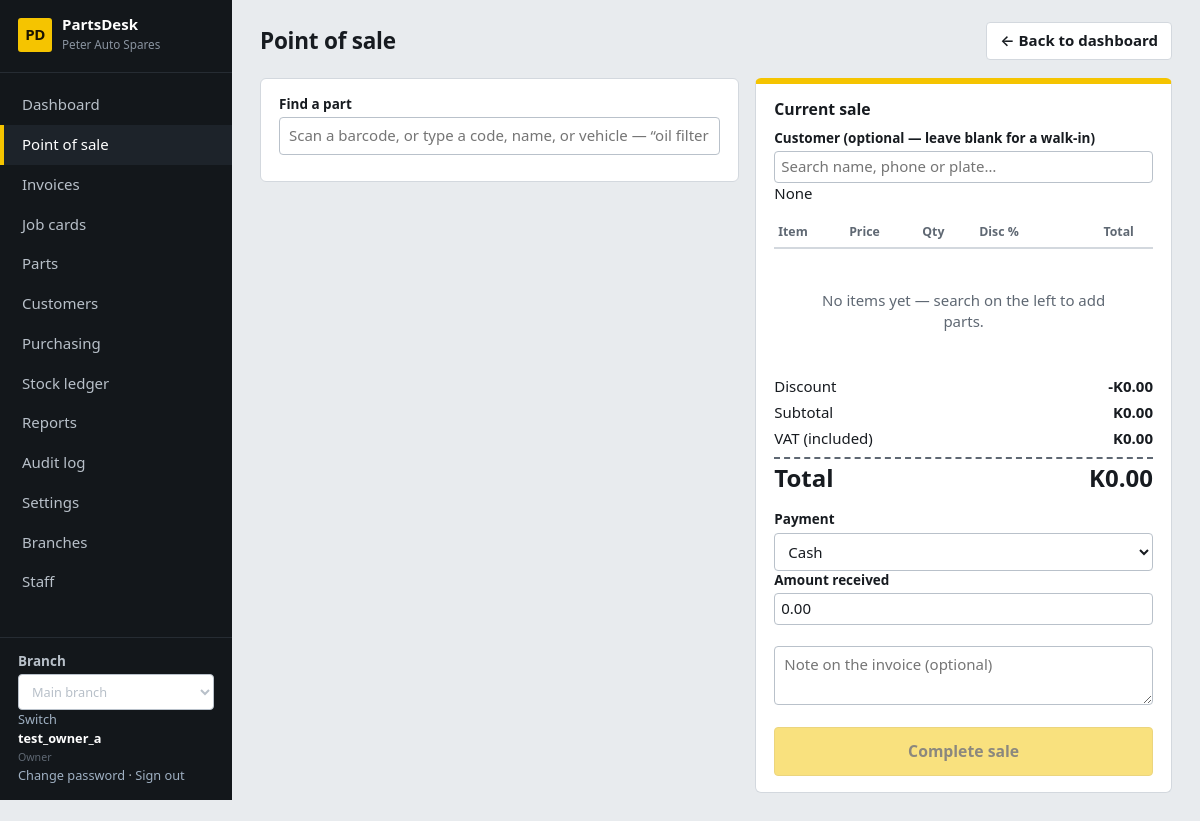
Screenshot of /sales/pos/ (signed in) with the database file from the repository.
### core/models.py (models this page shows, shortened)
class ShopSettings(TrackedModel):
    tenant = models.OneToOneField(Tenant, on_delete=models.CASCADE, related_name="settings")
    shop_name = models.CharField(max_length=120, default="My Spare Parts Shop")
    address = models.TextField(blank=True)
    phone = models.CharField(max_length=60, blank=True)
    email = models.EmailField(blank=True)
    tax_id = models.CharField("Tax / TPIN number", max_length=60, blank=True)
    currency_symbol = models.CharField(max_length=8, default="$")
    tax_name = models.CharField(max_length=20, default="VAT")
    tax_rate = models.DecimalField("Tax rate %", max_digits=5, decimal_places=2, default=Decimal("0"))
    prices_include_tax = models.BooleanField(default=True, help_text="Untick if prices are entered before tax.")
    counter_max_discount = models.DecimalField(
        "Max discount % for counter staff", max_digits=5, decimal_places=2, default=Decimal("10"),
        help_text="Managers and the owner can exceed this.")
    default_labour_rate = models.DecimalField("Default labour rate per hour", max_digits=10, decimal_places=2, default=Decimal("0"))
    invoice_footer = models.CharField(max_length=200, blank=True, default="Thank you for your business.")
    class Meta:
        verbose_name_plural = "shop settings"
    @classmethod
    def get(cls, tenant):
        obj, _ = cls.objects.get_or_create(tenant=tenant)
        return obj

class User(AbstractUser):
    class Role(models.TextChoices):
        OWNER = "owner", "Owner"
        MANAGER = "manager", "Manager"
        COUNTER = "counter", "Counter sales"
        MECHANIC = "mechanic", "Mechanic"
        STOREKEEPER = "storekeeper", "Storekeeper"
    role = models.CharField(max_length=20, choices=Role.choices, default=Role.COUNTER)
    tenant = models.ForeignKey(Tenant, null=True, blank=True, on_delete=models.PROTECT, related_name="users")
    branches = models.ManyToManyField(Branch, blank=True, related_name="staff")
    @property
    def display_name(self):
        return self.get_full_name() or self.username

### sales/views.py (the view)
# urls.py: path("pos/", views.pos, name="pos"),
@role_required(SALES)
def pos(request):
    cfg = ShopSettings.get(request.tenant)
    counter = request.user.role == "counter"
    return render(request, "sales/pos.html", {
        "page_title": "Point of sale", "cfg": cfg,
        "max_discount": cfg.counter_max_discount if counter else "",
        "can_override": "1" if request.user.role in MGMT else "0",
        "methods": Sale.Method.choices,
        "request_id": str(uuid4()),
    })

### core/audit.py (called while the page is built)
@contextmanager
def audit_context(**values):
    token = _current.set(dict(_current.get(), **values))
    try:
        yield
    finally:
        _current.reset(token)

def metadata(request):
    try:
        address = str(ip_address(request.META.get('REMOTE_ADDR', '')))
    except ValueError:
        address = None
    match = request.resolver_match
    return dict(request_id=request.audit_request_id, ip_address=address,
                route=(match.view_name if match else 'unmatched')[:100], method=request.method[:10])

### core/context.py (called while the page is built)
def shop(request):
    if not request.user.is_authenticated:
        return {}
    if request.branch is None:
        return {"shop": None, "nav": [], "branches": [], "active_branch": None}
    items = []
    for label, name, roles in NAV:
        if roles is None or request.user.role in roles:
            url = reverse(name)
            active = request.path == url if url == "/" else request.path.startswith(url)
            items.append({"label": label, "url": url, "active": active})
    return {"shop": ShopSettings.get(request.tenant), "nav": items,
            "branches": allowed_branches(request.user), "active_branch": request.branch}

### core/models.py (called while the page is built)
    def save(self, *args, **kwargs):
        if not self._state.adding:
            raise ValueError("Audit records cannot be edited.")
        return super().save(*args, **kwargs)

### core/navigation.py (called while the page is built)
def page_back_link(request):
    if request is None or not request.user.is_authenticated:
        return None
    match = request.resolver_match
    name = match.url_name if match else None
    if name == 'dashboard':
        return None
    kwargs = {}
    if name == 'vehicle_create':
        if 'pk' in match.kwargs:
            target, label = 'customer_detail', 'Back to customer'
            kwargs = {'pk': match.kwargs['pk']}
        else:
            target, label = 'vehicle_list', 'Back to vehicles'
    elif name in RECORD_PARENTS:
        target, label = RECORD_PARENTS[name]
        kwargs = {'pk': match.kwargs['pk']}
    else:
        target, label = PARENTS.get(name, ('dashboard', 'Back to dashboard'))
    return {'url': reverse(target, kwargs=kwargs), 'label': label}

### core/templatetags/ui.py (called while the page is built)
@register.simple_tag(takes_context=True)
def page_back_link(context):
    from core.navigation import page_back_link as destination
    return destination(context.get("request"))

### core/tenancy.py (called while the page is built)
def require_branch(request):
    if request.branch is None:
        raise PermissionDenied("No active branch is assigned to your account.")
    return request.branch

### templates/sales/pos.html (shortened to what this page needs)
{% extends "base.html" %}
{% load static %}
{% block content %}
<div id="pos" class="pos" data-search-url="{% url 'part_search_api' %}" data-checkout-url="{% url 'pos_checkout' %}"
     data-tax-rate="{{ cfg.tax_rate }}" data-tax-inclusive="{% if cfg.prices_include_tax %}1{% else %}0{% endif %}"
     data-tax-name="{{ cfg.tax_name }}" data-currency="{{ cfg.currency_symbol }}"
     data-max-discount="{{ max_discount }}" data-can-override="{{ can_override }}" data-request-id="{{ request_id }}">
  <section>
    <div class="card">
      <label for="q">Find a part</label>
      <input id="q" type="text" autocomplete="off" placeholder="Scan a barcode, or type a code, name, or vehicle — “oil filter hilux 2015”">
    </div>
  </section>
  <aside>
    <div class="card ticket">
      <h2>Current sale</h2>
      <label>Customer (optional — leave blank for a walk-in)</label>
      {% include "partials/picker.html" with kind="customer" url="/sales/api/customers/" field=None placeholder="Search name, phone or plate…" optional=1 %}
      <table style="margin-top:12px">
        <thead><tr><th>Item</th><th>Price</th><th>Qty</th><th>Disc %</th><th class="num">Total</th><th></th></tr></thead>
      </table>
      <p id="empty-cart" class="empty">No items yet — search on the left to add parts.</p>
      <div class="totals" style="margin-top:10px">
        <div id="row-disc"><span>Discount</span><strong id="t-disc"></strong></div>
        <div><span>Subtotal</span><strong id="t-gross"></strong></div>
        <div id="row-tax"><span id="t-tax-label"></span><strong id="t-tax"></strong></div>
        <div class="grand"><span>Total</span><strong id="t-total"></strong></div>
      </div>
      <div class="fields" style="margin-top:12px">
        <div class="field"><label for="method">Payment</label>
          <select id="method">{% for v, l in methods %}<option value="{{ v }}">{{ l }}</option>{% endfor %}</select></div>
        <div class="field"><label for="paid">Amount received</label><input id="paid" type="number" step="0.01" min="0"></div>
      </div>
      <textarea id="notes" placeholder="Note on the invoice (optional)" rows="2" style="margin-top:6px"></textarea>
      <button id="checkout" class="btn primary lg" style="width:100%;justify-content:center;margin-top:8px" disabled>Complete sale</button>
    </div>
  </aside>
</div>
{% endblock %}

### templates/base.html (shortened to what this page needs)
{% load static ui %}<!doctype html>
<html lang="en">
<head>
<link rel="stylesheet" href="{% static 'css/app.css' %}">
</head>
<body data-print-log-url="{% url 'log_print_request' %}" {% if auto_print %}data-autoprint="1"{% endif %}>
<div class="app">
  <aside class="side no-print">
    <div class="brand"><span class="brand-mark">PD</span><div><strong>PartsDesk</strong><small>{{ shop.shop_name }}</small></div></div>
    <nav>{% for item in nav %}<a href="{{ item.url }}" class="{% if item.active %}on{% endif %}">{{ item.label }}</a>{% endfor %}</nav>
    <div class="who">
      {% if branches %}<form method="post" action="{% url 'switch_branch' %}">{% csrf_token %}
      <label for="branch-select">Branch</label><select id="branch-select" name="branch_id" onchange="this.form.submit()">
      {% for b in branches %}<option value="{{ b.pk }}" {% if b.pk == active_branch.pk %}selected{% endif %}>{{ b.name }}</option>{% endfor %}
      </select><button type="submit">Switch</button></form>{% endif %}
      <strong>{{ user.display_name }}</strong><small>{{ user.get_role_display }}</small><br>
      <a href="{% url 'password_change' %}">Change password</a> ·
      <form method="post" action="{% url 'logout' %}">{% csrf_token %}<button type="submit">Sign out</button></form>
    </div>
  </aside>
  <main class="main">
    <header class="top"><h1>{% block page_heading %}{{ page_title }}{% endblock %}</h1><div class="actions">{% page_back_link as back %}{% if back %}<a class="btn no-print" href="{{ back.url }}" aria-label="{{ back.label }}">&larr; {{ back.label }}</a>{% endif %}{% block actions %}{% endblock %}</div></header>
    {% block content %}{% endblock %}
  </main>
</div>
</body>
</html>

### static/css/app.css (style rules this page uses)
:root { --bg:#e8ebee; --panel:#fff; --ink:#171b20; --muted:#5f6873; --line:#d3d8de; --line-soft:#e6e9ed; --side:#13171b; --side-ink:#b8c0c9; --hi:#f5c400; --hi-ink:#1a1400; --ok:#1f7a3a; --warn:#a15c00; --bad:#b42323; --info:#1a5fb4; --mono:ui-monospace,SFMono-Regular,Menlo,Consolas,"Liberation Mono",monospace; }
* { box-sizing:border-box }
html { font-size:15px }
body { margin:0;background:var(--bg);color:var(--ink);font-family:"Segoe UI",system-ui,-apple-system,Roboto,"Helvetica Neue",Arial,sans-serif;line-height:1.45 }
a { color:var(--info);text-decoration:none }
h1,h2,h3 { margin:0;line-height:1.2 }
h2 { font-size:1.05rem }
small,.muted { color:var(--muted) }
.num { text-align:right;font-variant-numeric:tabular-nums }
.app { display:grid;grid-template-columns:232px 1fr;min-height:100vh }
.side { background:var(--side);color:var(--side-ink);display:flex;flex-direction:column;padding:16px 0;position:sticky;top:0;height:100vh }
.brand { display:flex;gap:10px;align-items:center;padding:0 18px 18px;border-bottom:1px solid #262c33 }
.brand-mark { background:var(--hi);color:var(--hi-ink);font-weight:800;border-radius:3px;width:34px;height:34px;display:grid;place-items:center;letter-spacing:-.5px }
.brand strong { color:#fff;display:block;line-height:1.1 }
.brand small { color:#8a94a0;font-size:.78rem }
.side nav { display:flex;flex-direction:column;padding:12px 0;flex:1;overflow:auto }
.side nav a { color:var(--side-ink);padding:9px 18px;border-left:4px solid transparent;font-weight:500 }
.side nav a.on { border-left-color:var(--hi);background:#1d232a;color:#fff }
.who { padding:14px 18px 0;border-top:1px solid #262c33;font-size:.85rem }
.who strong { color:#fff;display:block }
.who a,.who button { color:#9fb0c2;background:none;border:0;padding:0;font:inherit;cursor:pointer }
.who form { display:inline }
.main { padding:22px 28px 40px;min-width:0 }
.top { display:flex;justify-content:space-between;align-items:center;gap:16px;margin-bottom:18px;flex-wrap:wrap }
.top h1 { font-size:1.5rem;letter-spacing:-.01em }
.actions { display:flex;gap:8px;flex-wrap:wrap }
.card { background:var(--panel);border:1px solid var(--line);border-radius:6px;padding:16px 18px;margin-bottom:16px }
.card>h2 { margin-bottom:10px }
.btn,button.btn { display:inline-flex;align-items:center;gap:6px;padding:7px 13px;border:1px solid var(--line);border-radius:4px;background:#fff;color:var(--ink);font:inherit;font-weight:600;cursor:pointer;text-decoration:none }
.btn.primary { background:var(--hi);border-color:#d9ac00;color:var(--hi-ink) }
.btn.lg { padding:12px 18px;font-size:1.05rem }
.btn:disabled { opacity:.5;cursor:not-allowed }
input,select,textarea { font:inherit;color:inherit;padding:7px 9px;border:1px solid #b9c1ca;border-radius:4px;background:#fff;width:100%;min-width:0 }
textarea { resize:vertical }
label { font-weight:600;font-size:.9rem;display:block;margin-bottom:3px }
table { width:100%;border-collapse:collapse }
th { text-align:left;font-size:.82rem;color:var(--muted);font-weight:600;padding:7px 10px;border-bottom:2px solid var(--line);white-space:nowrap }
th.num,td.num { text-align:right }
.empty { padding:26px;text-align:center;color:var(--muted) }
.pos { display:grid;grid-template-columns:minmax(0,1.15fr) minmax(360px,1fr);gap:16px;align-items:start }
.ticket { position:sticky;top:16px;border-top:6px solid var(--hi) }
.ticket table td,.ticket table th { padding:6px 4px }
.ticket input { padding:4px 6px }
.ticket .totals div { display:flex;justify-content:space-between;padding:2px 0 }
.ticket .grand { font-size:1.6rem;font-weight:800;border-top:2px dashed var(--muted);margin-top:6px;padding-top:8px }

### rows the page displays
ShopSettings: shop_name "Peter Auto Spares"
User: display_name "test_owner_a", role "Owner"

### other values shown
{{ item.label }} "Dashboard" "Point of sale" "Invoices" "Job cards" "Parts" "Customers" "Purchasing" "Stock ledger" "Reports" "Audit log" "Settings" "Branches" "Staff"
{{ page_title }} "Point of sale"
{{ back.label }} "Back to dashboard"
{{ field }} "None"
form field branch_id "Main branch"
form field value "Cash"
